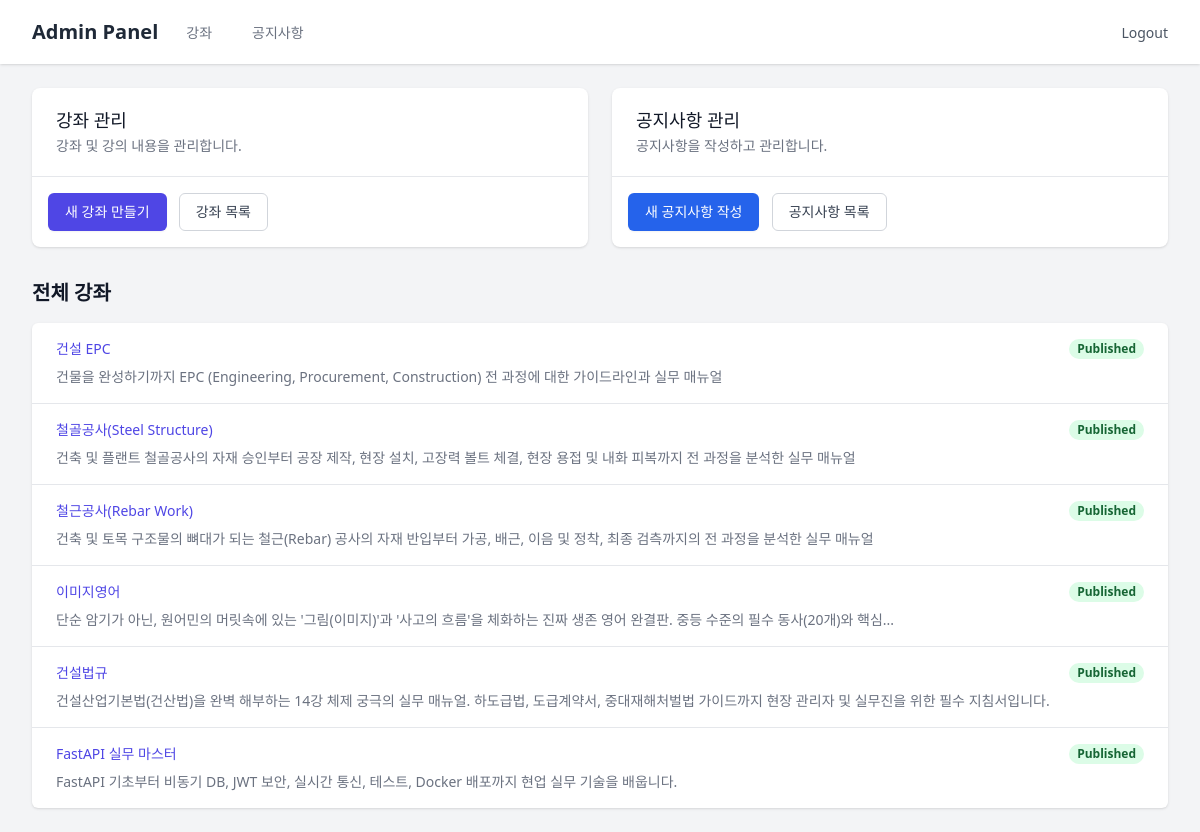
Page /admin/ (signed in) on the earlier database version.
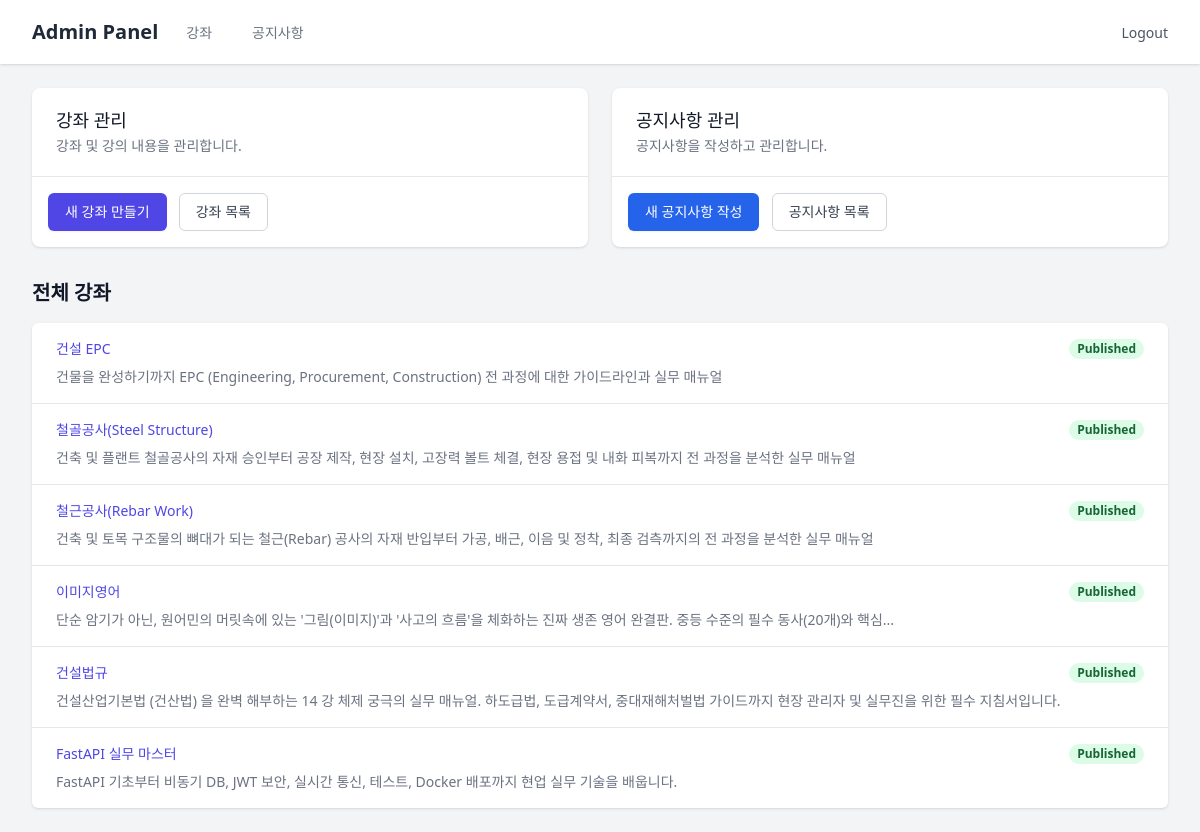
Same page on the later database version.
### models/__init__.py (models this page shows)
class Course(SQLModel, table=True):
    id: Optional[int] = Field(default=None, primary_key=True)
    title: str
    description: Optional[str] = None
    thumbnail_url: Optional[str] = None
    category_id: Optional[int] = Field(default=None, foreign_key="category.id")
    category: Optional[Category] = Relationship(back_populates="courses")
    lessons: List["Lesson"] = Relationship(back_populates="course", cascade_delete=True)

### routers/admin.py (the view)
@router.get("/")
def admin_dashboard(
    request: Request,
    user: User = Depends(get_current_admin_user),
    session: Session = Depends(get_session)
):
    courses = session.exec(select(Course)).all()
    return templates.TemplateResponse(
        request=request, name="admin/dashboard.html", context={"user": user, "courses": courses}
    )

### templates/admin/dashboard.html (shortened to what this page needs)
{% extends "admin/base.html" %}
{% block content %}
<div class="grid grid-cols-1 md:grid-cols-2 gap-6 mb-6">
    <div class="bg-white shadow overflow-hidden sm:rounded-lg">
        <div class="px-4 py-5 sm:px-6">
            <h3 class="text-lg leading-6 font-medium text-gray-900">강좌 관리</h3>
            <p class="mt-1 text-sm text-gray-500">강좌 및 강의 내용을 관리합니다.</p>
        </div>
        <div class="border-t border-gray-200 px-4 py-4">
            <a href="/admin/courses/new"
                class="inline-flex items-center px-4 py-2 border border-transparent text-sm font-medium rounded-md shadow-sm text-white bg-indigo-600 hover:bg-indigo-700">
                새 강좌 만들기
            </a>
            <a href="/admin" class="ml-2 inline-flex items-center px-4 py-2 border border-gray-300 text-sm font-medium rounded-md text-gray-700 bg-white hover:bg-gray-50">
                강좌 목록
            </a>
        </div>
    </div>
    <div class="bg-white shadow overflow-hidden sm:rounded-lg">
        <div class="px-4 py-5 sm:px-6">
            <h3 class="text-lg leading-6 font-medium text-gray-900">공지사항 관리</h3>
            <p class="mt-1 text-sm text-gray-500">공지사항을 작성하고 관리합니다.</p>
        </div>
        <div class="border-t border-gray-200 px-4 py-4">
            <a href="/admin/notices/new"
                class="inline-flex items-center px-4 py-2 border border-transparent text-sm font-medium rounded-md shadow-sm text-white bg-blue-600 hover:bg-blue-700">
                새 공지사항 작성
            </a>
            <a href="/admin/notices" class="ml-2 inline-flex items-center px-4 py-2 border border-gray-300 text-sm font-medium rounded-md text-gray-700 bg-white hover:bg-gray-50">
                공지사항 목록
            </a>
        </div>
    </div>
</div>
<div class="mt-8">
    <h4 class="text-xl font-bold text-gray-900 mb-4">전체 강좌</h4>
    <div class="bg-white shadow overflow-hidden sm:rounded-md">
        <ul role="list" class="divide-y divide-gray-200">
            {% if courses %}
            {% for course in courses %}
            <li>
                <a href="/admin/courses/{{ course.id }}" class="block hover:bg-gray-50">
                    <div class="px-4 py-4 sm:px-6">
                        <div class="flex items-center justify-between">
                            <p class="text-sm font-medium text-indigo-600 truncate">{{ course.title }}</p>
                            <div class="ml-2 flex-shrink-0 flex">
                                <p class="px-2 inline-flex text-xs leading-5 font-semibold rounded-full bg-green-100 text-green-800">
                                    Published
                                </p>
                            </div>
                        </div>
                        <div class="mt-2 sm:flex sm:justify-between">
                            <div class="sm:flex">
                                <p class="flex items-center text-sm text-gray-500">
                                    {{ course.description | truncate(100) }}
                                </p>
                            </div>
                        </div>
                    </div>
                </a>
            </li>
            {% endfor %}
            {% else %}
            <li class="px-4 py-5 sm:px-6 text-center text-gray-500">등록된 강좌가 없습니다.</li>
            {% endif %}
        </ul>
    </div>
</div>
{% endblock %}

Differences in the rows shown:
changed Course "건설법규": description "건설산업기본법(건산법)을 완벽 해부하는 14강 체제 궁극의 실무 매뉴얼. 하도급법, 도급계약서, 중대재해처벌법 가이드까지 현장 관리자 및 실무진을 위한 필수 지침서입니다." → "건설산업기본법 (건산법) 을 완벽 해부하는 14 강 체제 궁극의 실무 매뉴얼. 하도급법, 도급계약서, 중대재해처벌법 가이드까지 현장 관리자 및 실무진을 위한 필수 지침서입니다."
